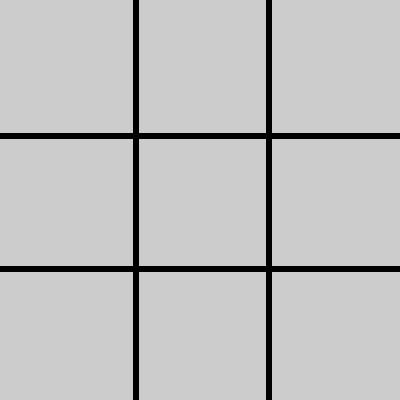
Frame 1 (no input)
Frame 60 (the mouse pressed at the canvas centre just before this capture): identical to frame 1, image omitted
Frame 120 (the mouse held since frame 60 and released just before this capture): identical to frame 1, image omitted

The Processing sketch that drew this single still picture (run headless with seeded random() and noise(); from frame 60 on, the mouse is pressed at the canvas centre):

// Processing sketch: ticTacToe
// ── ticTacToe.pde
String[][] gameboad={{" "," "," "},
{" "," "," "},
{" "," "," "}};
int value=0;
int index=int(random(gameboad.length));
void setup(){
  size(400,400);
  drawgameboard();
    playermove();

}



void drawgameboard(){
  fill(0);
    rect(0,133,400,5);
  rect(133,0,5,400);
  rect(266,0,5,400);
  rect(0,266,400,5);
       
}
void mouseClicked() {
  if (value == 0) {
    value = 1;
  } else {
    value = 0;
  }
  if(value==1){
    println("X",mouseX,"Y",mouseY);
 
  value=0;
 playermove();
}}
void playermove(){

 if(mouseX<134&&mouseY<134&&mouseX>0&&mouseY>0){
    gameboad[0][0]="X";
  textSize(133);
  text("X", 1, 120);
  computermove();
  
  }else if(mouseX<269&&mouseY<134&&mouseX>0&&mouseY>0){
    gameboad[0][1]="X";
     
       textSize(133);
  text("X", 133, 120);
  computermove();
  }else if(mouseX<400&&mouseY<134&&mouseX>0&&mouseY>0){
      gameboad[0][2]="X";
    textSize(133);
  text("X", 270, 120);
  computermove();
    }else if(mouseX<134&&mouseY<268&&mouseX>0&&mouseY>0){
    gameboad[1][0]="X";
  textSize(133);
  text("X", 1, 220);
  computermove();
  
  }else if(mouseX<269&&mouseY<268&&mouseX>0&&mouseY>0){
    gameboad[1][1]="X";
     
       textSize(133);
  text("X", 133, 220);
  computermove();
  }else if(mouseX<400&&mouseY<268&&mouseX>0&&mouseY>0){
      gameboad[1][2]="X";
    textSize(133);
  text("X", 270, 220);
  computermove();
  }else if(mouseX<134&&mouseY<400&&mouseX>0&&mouseY>0){
    gameboad[2][0]="X";
  textSize(133);
  text("X", 1, 400);
  computermove();
  
  }else if(mouseX<269&&mouseY<400&&mouseX>0&&mouseY>0){
    gameboad[2][1]="X";
     
       textSize(133);
  text("X", 133, 400);
  computermove();
  }else if(mouseX<400&&mouseY<400&&mouseX>0&&mouseY>0){
      gameboad[2][2]="X";
    textSize(133);
  text("X", 270, 400);
  computermove();
}}
void computermove(){

 gameboad[index][index]="O";
 if(gameboad[0][0].equals("O")){
   textSize(133);
  text("O", 1, 120);
 }else  if(gameboad[0][1].equals("O")){
   textSize(133);
  text("O", 133, 120);
 }else  if(gameboad[0][2].equals("O")){
   textSize(133);
  text("O", 270, 120);
 }else 
if(gameboad[1][0].equals("O")){
   textSize(133);
  text("O", 1, 220);
 }else  if(gameboad[1][1].equals("O")){
   textSize(133);
  text("O", 133, 220);
 }else if(gameboad[1][2].equals("O")){
   textSize(133);
  text("O", 270, 220);
 }else  if(gameboad[2][0].equals("O")){
   textSize(133);
  text("O", 1, 400);
 }else if(gameboad[2][1].equals("O")){
   textSize(133);
  text("O", 133, 400);
 }else 
 if(gameboad[2][2].equals("O")){
   textSize(133);
  text("O", 270, 400);
 }
}
    void draw(){
    rect(0,133,400,5);
  rect(133,0,5,400);
  rect(266,0,5,400);
  rect(0,266,400,5);
 
  
}
